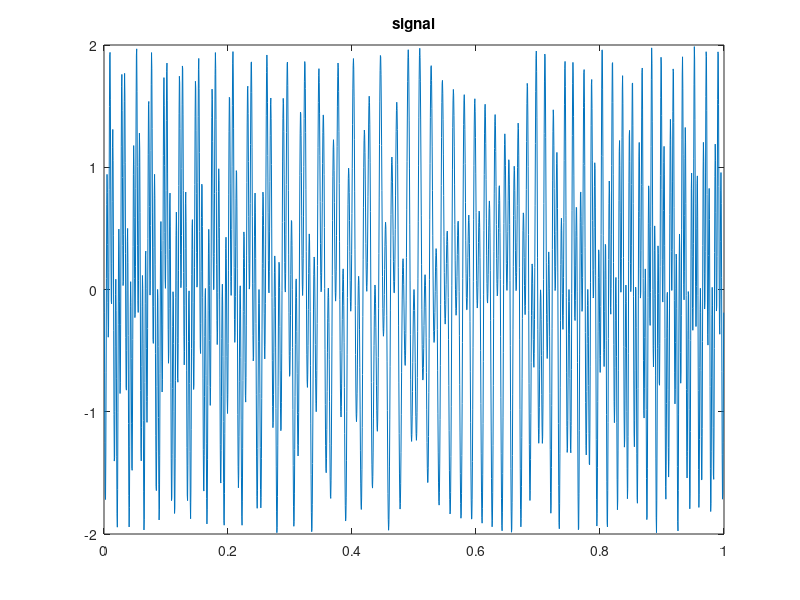

The MATLAB script that drew this image: (Note: this script raises an error after producing the figure.)
clear all;
close all;

% This a demo for the wave packet transform and the synchrosqueezed wave
% packet transform.

if(1)
    %set up data
    N = 1024*2;
    % assume the signal is defined on [0,1]
    x = [0:N-1]/N;
    amp = 0.05;
    F1 = 80;
    F2 = 50;
    % xx is the nonlinear phase function of the first component
    xx = x + amp*sin(2*pi*x);
    f1 = exp(2*pi*i*F1*2*xx);
    % yy is the nonlinear phase function of the second component
    yy = x + amp*cos(2*pi*x);
    f2 = exp(2*pi*i*F2*yy);
    
    % add noise if necessary
    NM = 0;
    ns = NM*randn(1,N);
    % obtain a superposition of two components
    fff = f1 + f2 + ns;
    % visualize test signal
    figure;plot(x,real(fff));title('signal');
end

if (1)
    %synchrosqueezed wave packet transform
    % set up parameters, please see the comments in ss_wp1_fwd for their
    % definitions
    res = 1;
    NG = N/16;
    is_real = 1;
    is_unif = 1;
    typeNUFFT = 1;
    R_high = N/8;
    R_low = 0;
    if is_real
        freq_range = [R_low R_high];
        fff = real(fff);
    else
        freq_range = [-R_high R_high];
    end
    rad = 1.5;
    is_cos = 1;
    t_sc = 1/2+2/8;
    epsl = 1e-2;
    xo = x;
    red = 1; % in this example, we set the redundancy to be 1
    
    % perform SS wave packet transform
    [T_f,coef,kk] = ss_wp1_fwd(fff,is_real,is_unif,typeNUFFT,NG,xo,R_high,R_low,rad,is_cos,t_sc,red,epsl,res);
    % T_f is a matrix storing the time-frequency representation by SS wave
    % packet transform
    % coef is a cell structure storing the wave packet transform
    % coefficients
    % kk is a cell structure storing the instantaneous frequency estimation
    % by the wave packet transform
    
    figure;imagesc([0 1],freq_range,real(T_f));colorbar;title('synchrosqueezed energy distribution');axis square;
    figure;imagesc(real(coef{1}));colorbar;title('wave packet transform');axis square;
end

if (1)
    %synchrosqueezed wave packet transform
    res = 1;
    NG = N/16;
    is_real = 1;
    is_unif = 1;
    typeNUFFT = 1;
    R_high = N/8;
    R_low = 0;
    if is_real
        freq_range = [R_low R_high];
        fff = real(fff);
    else
        freq_range = [-R_high R_high];
    end
    rad = 1.5;
    is_cos = 1;
    t_sc = 1/2+2/8;
    epsl = 1e-2;
    xo = x;
    red = 10; % in this example, we set the redundancy to be 10, please compare the results for different redundancy 
    
    [T_f,coef,kk] = ss_wp1_fwd(fff,is_real,is_unif,typeNUFFT,NG,xo,R_high,R_low,rad,is_cos,t_sc,red,epsl,res);

    figure;imagesc([0 1],freq_range,real(T_f));colorbar;title('synchrosqueezed energy distribution');axis square;
    figure;imagesc(real(coef{1}));colorbar;title('wave packet transform');axis square;
    
    % if you would like to modify the SS representation and do the
    % transform, for example, a simple decomposition into two components
    % since the instantaneous frequencies are well separated
    T = cell(1,2);
    % the first component for the first half of the time domain
    T{1} = T_f;
    T{1}(1:100,:) = 0;
    % the second component for the second half of the time domain
    T{2} = T_f;
    T{2}(101:end,:) = 0;
    [ffr, amplt, num_mode] = ss_wp1_invT(T,coef,kk,is_real,N,R_high,R_low,rad,is_cos,t_sc,res);
    figure;subplot(2,1,1);plot(real(ffr(1,:))); subplot(2,1,2);plot(real(ffr(2,:)));
end


